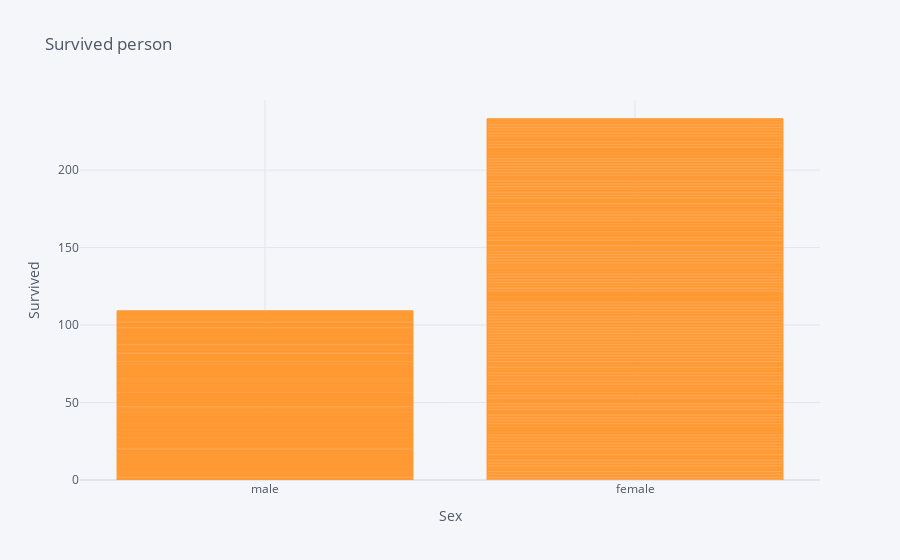

The notebook cell saved with this chart:
### Code cell
titanic.iplot(kind='bar',x='sex',y='survived',title='Survived person',xTitle='Sex',yTitle='Survived')

### Figure 1 — Plotly figure (JSON) as saved in the notebook; plotly's stock layout.template omitted (floating-point values rounded to 4 significant figures; data arrays with more than 128 entries replaced by an {"elided": "..."} marker saying what was removed)
{"data": [{"marker": {"color": "rgba(255, 153, 51, 0.6)", "line": {"color": "rgba(255, 153, 51, 1.0)", "width": 1}}, "name": "survived", "orientation": "v", "text": "", "type": "bar", "x": {"elided": "891 str values"}, "y": {"elided": "891 int values"}}], "layout": {"legend": {"bgcolor": "#F5F6F9", "font": {"color": "#4D5663"}}, "paper_bgcolor": "#F5F6F9", "plot_bgcolor": "#F5F6F9", "title": {"font": {"color": "#4D5663"}, "text": "Survived person"}, "xaxis": {"gridcolor": "#E1E5ED", "showgrid": true, "tickfont": {"color": "#4D5663"}, "title": {"font": {"color": "#4D5663"}, "text": "Sex"}, "zerolinecolor": "#E1E5ED"}, "yaxis": {"gridcolor": "#E1E5ED", "showgrid": true, "tickfont": {"color": "#4D5663"}, "title": {"font": {"color": "#4D5663"}, "text": "Survived"}, "zerolinecolor": "#E1E5ED"}}}
